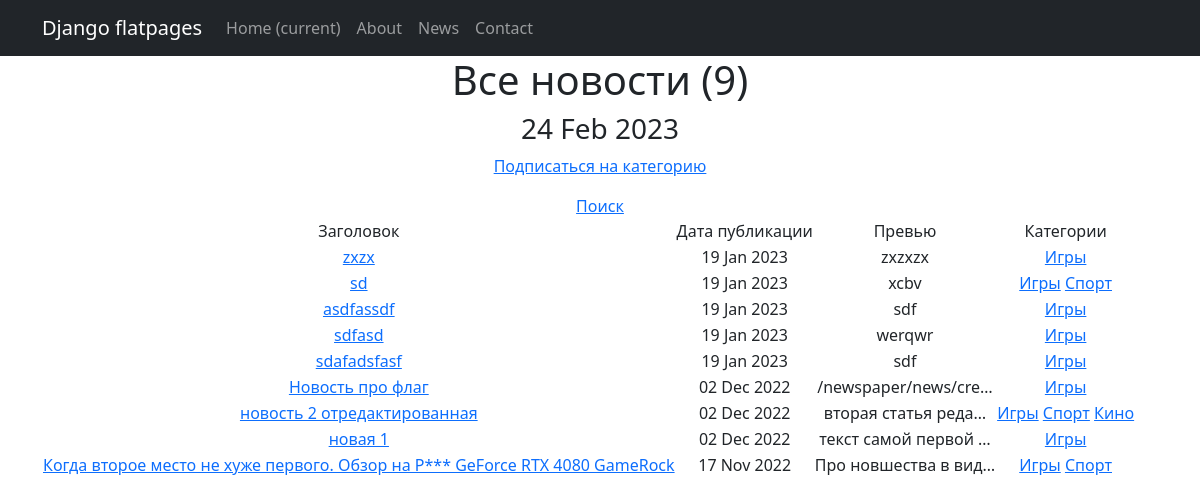
Page /newspaper/categories/1 on the committed database.
### news_app/models.py (models this page shows, shortened)
class Post(models.Model):
    date_time_in = models.DateTimeField(auto_now_add=True)
    is_news = models.BooleanField(default=True)  # True - новость, False - статья
    title = models.CharField(max_length=255)
    text = models.TextField()
    rating = models.IntegerField(default=0)
    author = models.ForeignKey('Author', on_delete=models.CASCADE)
    category = models.ManyToManyField('Category', through='PostCategory')

class Category(models.Model):
    name = models.CharField(max_length=255, unique=True)
    subscribers = models.ManyToManyField(User, through='SubscribersCategory', related_name='categories' )

### news_app/views.py (the view)
# urls.py: path('categories/<int:pk>', CategoryList.as_view(), name='category_list'),
class CategoryList(ListView):
    model = Post
    template_name = 'category_list.html'
    context_object_name = 'category_post_list'
    def get_queryset(self):
        self.category = get_object_or_404(Category, id=self.kwargs['pk'])
        post_list_by_category = Post.objects.filter(category=self.category).order_by('-date_time_in')
        return post_list_by_category
    def get_context_data(self, **kwargs):
        context = super().get_context_data(**kwargs)
        context['is_not_subscriber'] = self.request.user not in self.category.subscribers.all()
        context['category'] = self.category
        return context

### news_app/templatetags/custom_filters.py (called while the page is built)
@register.filter()
def censor(value):
   try:
      if not isinstance(value, str):
         raise CensorException("Error: is not a text")
      for word in CENSORED_WORDS:
         if word in value:
            value = value.replace(word, word[:1]+"***")
         if word.capitalize() in value:
            value = value.replace(word.capitalize(), word.capitalize()[:1]+"***")
      return value
   except CensorException as e:
      print (e)

### news_app/templatetags/custom_tags.py (called while the page is built)
@register.simple_tag()
def current_time(format_string='%b %d %Y'):
   return datetime.utcnow().strftime(format_string)

### templates/category_list.html (shortened to what this page needs)
{% extends 'flatpages/default.html' %}
{% load custom_filters %}
{% load custom_tags %}
{% block content %}
<h1>Все новости ({{ category_post_list | length }})</h1>
    <h3>{% current_time '%d %b %Y' %}</h3>
    {% if is_not_subscriber %}
        <p><a href="{% url 'subscribe' category.id %}">Подписаться на категорию</a></p>
    {% endif %}
    <div align="center"><a href="search">Поиск</a></div>
   {% if category_post_list %}
       <table>
           <tr>
               <td>Заголовок</td>
               <td>Дата публикации</td>
               <td>Превью</td>
               <td>Категории</td>
           </tr>
           {% for news in category_post_list %}
           <tr>
               <td><a href="{{ news.id }}">{{ news.title|censor }}</a></td>
               <td>{{ news.date_time_in | date:'d M Y' }}</td>
               <td>{{ news.text | truncatechars:20 }}</td>
               <td>
                   {% for category in news.category.all %}
                    <a href="{% url 'category_list' category.id %}">{{ category.name }}</a>
                   {% endfor %}
               </td>
           </tr>
           {% endfor %}
       </table>
   {% else %}
       <h2>Новостей нет!</h2>
   {% endif %}
{% endblock content %}

### rows in the picture
Post: title|censor "zxzx", date_time_in "19 Jan 2023", text "zxzxzx"
Category: name "Игры"
Post: title|censor "sd", date_time_in "19 Jan 2023", text "xcbv"
Category: name "Спорт"
Post: title|censor "asdfassdf", date_time_in "19 Jan 2023", text "sdf"
Post: title|censor "sdfasd", date_time_in "19 Jan 2023", text "werqwr"
Post: title|censor "sdafadsfasf", date_time_in "19 Jan 2023", text "sdf"
Post: title|censor "Новость про флаг", date_time_in "02 Dec 2022", text "/newspaper/news/cre…"
Post: title|censor "новость 2 отредактированная", date_time_in "02 Dec 2022", text "вторая статья реда…"
Category: name "Кино"
Post: title|censor "новая 1", date_time_in "02 Dec 2022", text "текст самой первой …"
Post: title|censor "Когда второе место не хуже первого. Обзор на P*** GeForce RTX 4080 GameRock", date_time_in "17 Nov 2022", text "Про новшества в вид…"

### other values in the picture
{{ category_post_list | length }} "9"
